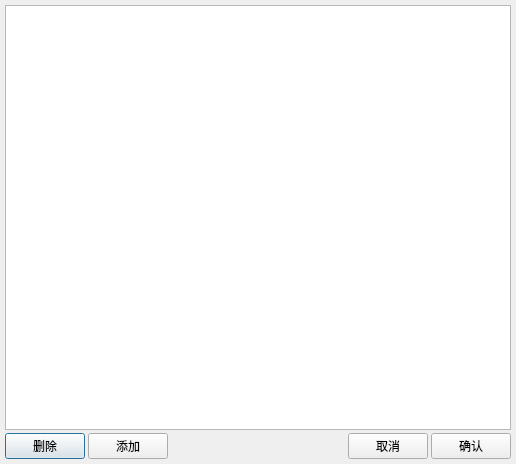
<?xml version="1.0" encoding="UTF-8"?>
<ui version="4.0">
 <class>EditDialog</class>
 <widget class="QDialog" name="EditDialog">
  <property name="geometry">
   <rect>
    <x>0</x>
    <y>0</y>
    <width>516</width>
    <height>464</height>
   </rect>
  </property>
  <property name="windowTitle">
   <string>Dialog</string>
  </property>
  <layout class="QGridLayout" name="gridLayout">
   <property name="leftMargin">
    <number>5</number>
   </property>
   <property name="topMargin">
    <number>5</number>
   </property>
   <property name="rightMargin">
    <number>5</number>
   </property>
   <property name="bottomMargin">
    <number>5</number>
   </property>
   <property name="spacing">
    <number>3</number>
   </property>
   <item row="0" column="0">
    <widget class="QTableWidget" name="tableWidget"/>
   </item>
   <item row="1" column="0">
    <layout class="QHBoxLayout" name="horizontalLayout">
     <item>
      <widget class="QPushButton" name="btnDelete">
       <property name="text">
        <string>删除</string>
       </property>
      </widget>
     </item>
     <item>
      <widget class="QPushButton" name="btnAdd">
       <property name="text">
        <string>添加</string>
       </property>
      </widget>
     </item>
     <item>
      <spacer name="horizontalSpacer">
       <property name="orientation">
        <enum>Qt::Horizontal</enum>
       </property>
       <property name="sizeHint" stdset="0">
        <size>
         <width>40</width>
         <height>20</height>
        </size>
       </property>
      </spacer>
     </item>
     <item>
      <widget class="QPushButton" name="btnCancel">
       <property name="text">
        <string>取消</string>
       </property>
      </widget>
     </item>
     <item>
      <widget class="QPushButton" name="btnOk">
       <property name="text">
        <string>确认</string>
       </property>
      </widget>
     </item>
    </layout>
   </item>
  </layout>
 </widget>
 <resources/>
 <connections/>
</ui>
